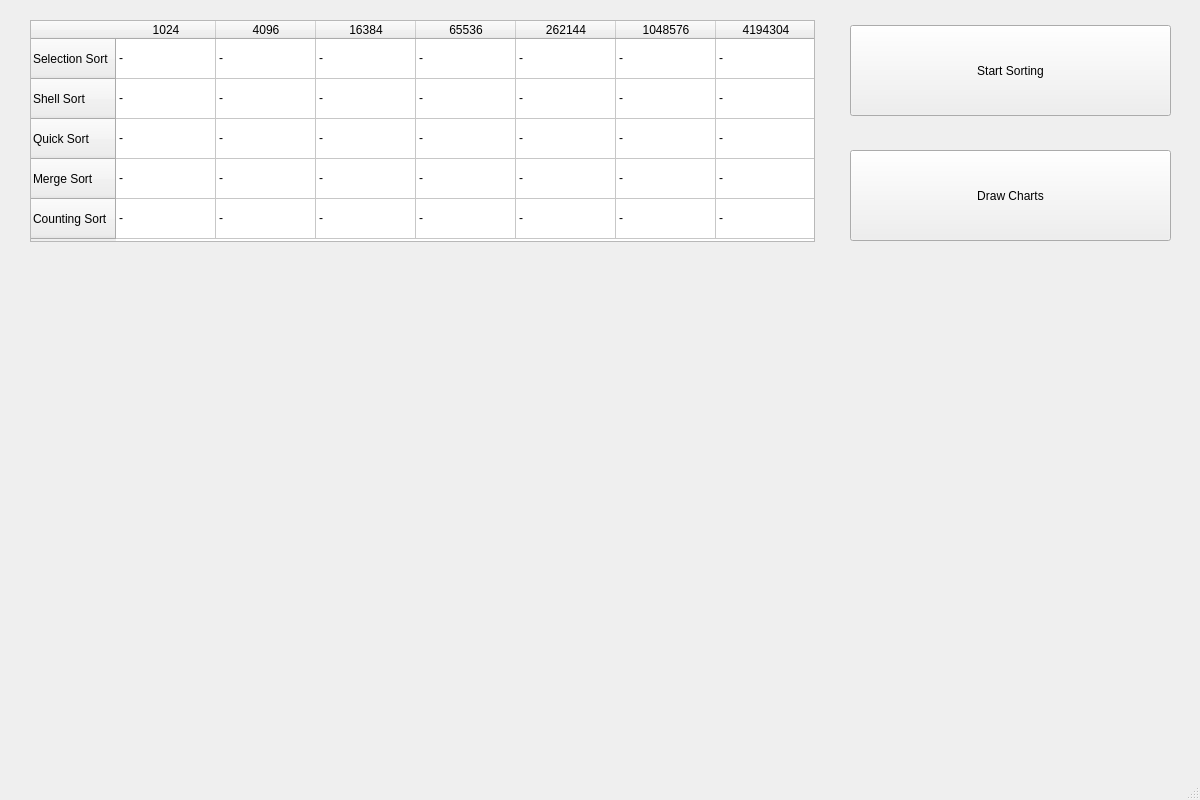
<?xml version="1.0" encoding="UTF-8"?>
<ui version="4.0">
 <class>MainWindow</class>
 <widget class="QMainWindow" name="MainWindow">
  <property name="geometry">
   <rect>
    <x>0</x>
    <y>0</y>
    <width>1200</width>
    <height>800</height>
   </rect>
  </property>
  <property name="minimumSize">
   <size>
    <width>1200</width>
    <height>800</height>
   </size>
  </property>
  <property name="maximumSize">
   <size>
    <width>1200</width>
    <height>800</height>
   </size>
  </property>
  <property name="windowTitle">
   <string>MainWindow</string>
  </property>
  <widget class="QWidget" name="centralwidget">
   <widget class="QPushButton" name="pushButton_sort">
    <property name="geometry">
     <rect>
      <x>850</x>
      <y>25</y>
      <width>321</width>
      <height>91</height>
     </rect>
    </property>
    <property name="text">
     <string>Start Sorting</string>
    </property>
   </widget>
   <widget class="QTableWidget" name="tableWidget">
    <property name="geometry">
     <rect>
      <x>30</x>
      <y>20</y>
      <width>785</width>
      <height>222</height>
     </rect>
    </property>
    <property name="verticalScrollBarPolicy">
     <enum>Qt::ScrollBarPolicy::ScrollBarAlwaysOff</enum>
    </property>
    <property name="horizontalScrollBarPolicy">
     <enum>Qt::ScrollBarPolicy::ScrollBarAlwaysOff</enum>
    </property>
    <attribute name="horizontalHeaderMinimumSectionSize">
     <number>100</number>
    </attribute>
    <attribute name="horizontalHeaderDefaultSectionSize">
     <number>100</number>
    </attribute>
    <attribute name="verticalHeaderMinimumSectionSize">
     <number>40</number>
    </attribute>
    <attribute name="verticalHeaderDefaultSectionSize">
     <number>40</number>
    </attribute>
    <row>
     <property name="text">
      <string>Selection Sort</string>
     </property>
    </row>
    <row>
     <property name="text">
      <string>Shell Sort</string>
     </property>
    </row>
    <row>
     <property name="text">
      <string>Quick Sort</string>
     </property>
    </row>
    <row>
     <property name="text">
      <string>Merge Sort</string>
     </property>
    </row>
    <row>
     <property name="text">
      <string>Counting Sort</string>
     </property>
    </row>
    <column>
     <property name="text">
      <string>1024</string>
     </property>
    </column>
    <column>
     <property name="text">
      <string>4096</string>
     </property>
    </column>
    <column>
     <property name="text">
      <string>16384</string>
     </property>
    </column>
    <column>
     <property name="text">
      <string>65536</string>
     </property>
    </column>
    <column>
     <property name="text">
      <string>262144</string>
     </property>
    </column>
    <column>
     <property name="text">
      <string>1048576</string>
     </property>
    </column>
    <column>
     <property name="text">
      <string>4194304</string>
     </property>
    </column>
    <item row="0" column="0">
     <property name="text">
      <string>-</string>
     </property>
    </item>
    <item row="0" column="1">
     <property name="text">
      <string>-</string>
     </property>
    </item>
    <item row="0" column="2">
     <property name="text">
      <string>-</string>
     </property>
    </item>
    <item row="0" column="3">
     <property name="text">
      <string>-</string>
     </property>
    </item>
    <item row="0" column="4">
     <property name="text">
      <string>-</string>
     </property>
    </item>
    <item row="0" column="5">
     <property name="text">
      <string>-</string>
     </property>
    </item>
    <item row="0" column="6">
     <property name="text">
      <string>-</string>
     </property>
    </item>
    <item row="1" column="0">
     <property name="text">
      <string>-</string>
     </property>
    </item>
    <item row="1" column="1">
     <property name="text">
      <string>-</string>
     </property>
    </item>
    <item row="1" column="2">
     <property name="text">
      <string>-</string>
     </property>
    </item>
    <item row="1" column="3">
     <property name="text">
      <string>-</string>
     </property>
    </item>
    <item row="1" column="4">
     <property name="text">
      <string>-</string>
     </property>
    </item>
    <item row="1" column="5">
     <property name="text">
      <string>-</string>
     </property>
    </item>
    <item row="1" column="6">
     <property name="text">
      <string>-</string>
     </property>
    </item>
    <item row="2" column="0">
     <property name="text">
      <string>-</string>
     </property>
    </item>
    <item row="2" column="1">
     <property name="text">
      <string>-</string>
     </property>
    </item>
    <item row="2" column="2">
     <property name="text">
      <string>-</string>
     </property>
    </item>
    <item row="2" column="3">
     <property name="text">
      <string>-</string>
     </property>
    </item>
    <item row="2" column="4">
     <property name="text">
      <string>-</string>
     </property>
    </item>
    <item row="2" column="5">
     <property name="text">
      <string>-</string>
     </property>
    </item>
    <item row="2" column="6">
     <property name="text">
      <string>-</string>
     </property>
    </item>
    <item row="3" column="0">
     <property name="text">
      <string>-</string>
     </property>
    </item>
    <item row="3" column="1">
     <property name="text">
      <string>-</string>
     </property>
    </item>
    <item row="3" column="2">
     <property name="text">
      <string>-</string>
     </property>
    </item>
    <item row="3" column="3">
     <property name="text">
      <string>-</string>
     </property>
    </item>
    <item row="3" column="4">
     <property name="text">
      <string>-</string>
     </property>
    </item>
    <item row="3" column="5">
     <property name="text">
      <string>-</string>
     </property>
    </item>
    <item row="3" column="6">
     <property name="text">
      <string>-</string>
     </property>
    </item>
    <item row="4" column="0">
     <property name="text">
      <string>-</string>
     </property>
    </item>
    <item row="4" column="1">
     <property name="text">
      <string>-</string>
     </property>
    </item>
    <item row="4" column="2">
     <property name="text">
      <string>-</string>
     </property>
    </item>
    <item row="4" column="3">
     <property name="text">
      <string>-</string>
     </property>
    </item>
    <item row="4" column="4">
     <property name="text">
      <string>-</string>
     </property>
    </item>
    <item row="4" column="5">
     <property name="text">
      <string>-</string>
     </property>
    </item>
    <item row="4" column="6">
     <property name="text">
      <string>-</string>
     </property>
    </item>
   </widget>
   <widget class="QPushButton" name="pushButton_chart">
    <property name="geometry">
     <rect>
      <x>850</x>
      <y>150</y>
      <width>321</width>
      <height>91</height>
     </rect>
    </property>
    <property name="text">
     <string>Draw Charts</string>
    </property>
   </widget>
   <widget class="QChartView" name="widget_lineChart" native="true">
    <property name="geometry">
     <rect>
      <x>20</x>
      <y>260</y>
      <width>661</width>
      <height>521</height>
     </rect>
    </property>
   </widget>
   <widget class="QChartView" name="widget_pieChart" native="true">
    <property name="geometry">
     <rect>
      <x>680</x>
      <y>260</y>
      <width>501</width>
      <height>521</height>
     </rect>
    </property>
   </widget>
  </widget>
  <widget class="QMenuBar" name="menubar">
   <property name="geometry">
    <rect>
     <x>0</x>
     <y>0</y>
     <width>1200</width>
     <height>21</height>
    </rect>
   </property>
  </widget>
  <widget class="QStatusBar" name="statusbar"/>
 </widget>
 <customwidgets>
  <customwidget>
   <class>QChartView</class>
   <extends>QWidget</extends>
   <header>QtCharts/QChartView</header>
   <container>1</container>
  </customwidget>
 </customwidgets>
 <resources/>
 <connections/>
</ui>
